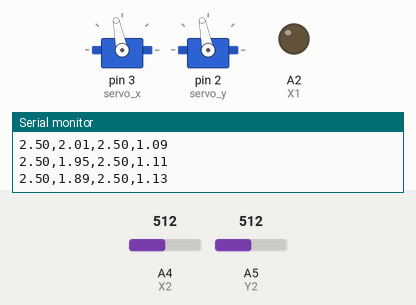
Bench run of a sketch on a simulated Arduino Uno, built with avr-gcc and run on an emulated ATmega328P. Parts: 2 × servo, output pins drawn as LEDs (lit = HIGH), the last lines printed to the serial monitor. The inputs (shaded band) are chosen by the test bench; at power-on: A4 (X2) = 512, A5 (Y2) = 512.

Above: at 1.2 s.
1.3 s: A4 (X2) set to 716
At 1.66 s:
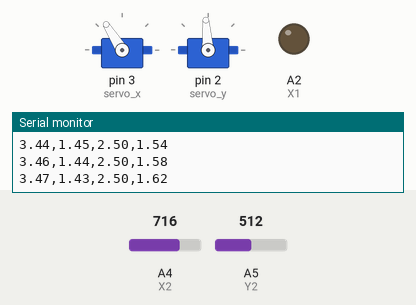
4.3 s: A5 (Y2) set to 170
At 4.69 s:
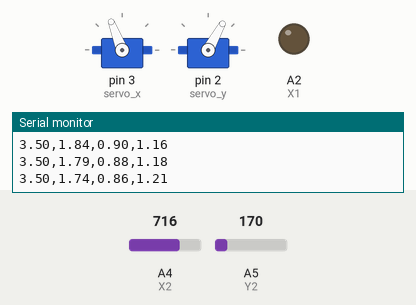
7.3 s: A5 (Y2) set to 50
At 9.53 s:
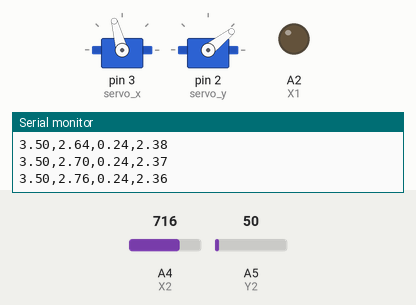
10.3 s: A4 (X2) set to 900
At 11.95 s:
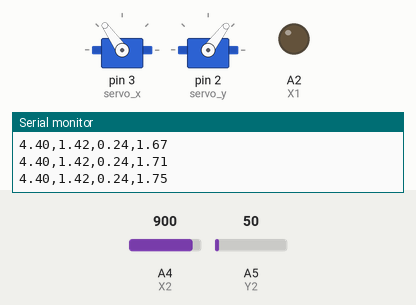
13.3 s: A4 (X2) set to 511
16.3 s: A5 (Y2) set to 306
Timing chart, 0 to 20.3 s (numbered marks = the images above; inputs shaded):
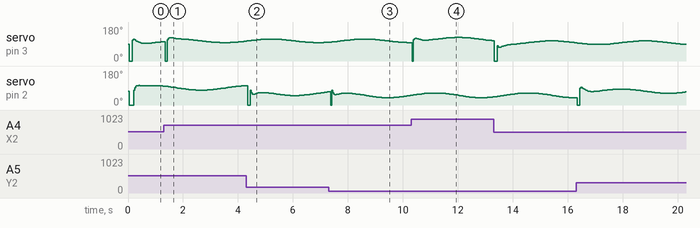

The sketch:

LQR.ino
```cpp
#include <Servo.h>


Servo servo_x;  // create servo object to control a servo
Servo servo_y;

const int X1=A2,Y1=A3,X2=A4,Y2=A5;

boolean touch();
float x_cord=0,y_cord=0;
float x_cord_o=550,y_cord_o=475;
float alpha=0.3;//0.290
float alpha_y=0.3;
float s=0;
float p=0;

float s_old;
float p_old;
int delay1=15;
int in=2;/////////////////////////////////////////////////////////////////webadas/////////////////////////////////////
float in_x=92;
float in_y=85;

float Velx=0;
float Vely=0;
float sw_x=0;
float sw_y=0;
float sw_x1=90;
float sw_y1=90;
float sw_x_o=0;
float sw_y_o=0;

float spx;
float spy;
float c=100;
unsigned long tiempo_A = 0;
unsigned long tiempo_B = 0;
unsigned long tiempoSegundos = 0;

unsigned long timeold;

void setup()
{
Serial.begin(115200);
servo_x.attach(3);
servo_y.attach(2);
  servo_x.write(88);
  servo_y.write(72);
  tiempo_A = millis();
}

void loop()
{
  while(touch()>0)
  {
    s=(alpha*x_cord)+((1-alpha)*s);
    p=(alpha_y*y_cord)+((1-alpha_y)*p);


    tiempo_B = millis();
    if(tiempo_B > (tiempo_A+30)){  //Si ha pasado 2 segundos ejecuta el IF
        tiempo_A = millis(); //Actualiza el tiempo actual
        c=c-1;
    }
    if (c<0){c=100;}
    spx=550+210*cos(3.1415*2*c/100);
    spy=500+100*sin(3.1415*2*c/100);

    if (in==1){
        spx=500;
        spy=400;
      }else{
        spx=500+210*cos(3.1415*2*c/100);
        spy=350+140*sin(3.1415*2*c/100);}
///////////////////////////////////////////////////////
       Serial.print((s*5)/1023);
        Serial.print(",");
        Serial.print((spx*5)/1023);//(550*5)/1023
        Serial.print(",");
        Serial.print((p*5)/1023);
        Serial.print(",");
        Serial.println((spy*5)/1023);//(600*5)/1023
                          ////
//////////////////////////////////////////////////////
    //////VELOCIDAD/////
    Velx = ((s-s_old)/490)*(1/((2*delay1)/1000));
    Vely = ((p-p_old)/380)*(1/((2*delay1)/1000));
//
    p_old=p;
    s_old=s;
    ////////////////LQR///////////////
    sw_x  =10*(-2.95*(((spx-s)/4900)) - 6.970*Velx);
    sw_y  =10*(-5*(((spy-p)/3800)) - 10*Vely);


    sw_x= 180/3.1415*asin((0.148*(sin(3.1415*(sw_x)/180)))/0.02);
    sw_y= 180/3.1415*asin((0.124*(sin(3.1415*(sw_y)/180)))/0.02);
    if(abs(sw_x-sw_x_o)>60){sw_x=sw_x_o;sw_x_o=sw_x;}
    if(abs(sw_y-sw_y_o)>60){sw_y=sw_y_o;sw_y_o=sw_y;}


    sw_x1=(0.3*(sw_x*100))+int((0.7)*sw_x1);
    sw_y1=(0.3*(sw_y*100))+int((0.7)*sw_y1);

    sw_x=97.2+sw_x1/100;
    sw_y=77.3+sw_y1/100;

    if (sw_x<=35){
      sw_x=38;}
    if (sw_y<=0){
      sw_y=0;
    }
    if (sw_y>=125){
      sw_y=125;
    }


    if (sw_x>=180){
      sw_x=180;
    }

  //Serial.println(sw_x);
    servo_x.write(sw_x);
    servo_y.write(sw_y);
  }
}

boolean touch()
     {
      boolean touch1=false;

      pinMode(X1,OUTPUT);
      pinMode(X2,OUTPUT);
      pinMode(Y1,INPUT);
      pinMode(Y2,INPUT);
      digitalWrite(X1,LOW);
      digitalWrite(X2,HIGH);

      y_cord=analogRead(Y2);

     digitalWrite(X1,LOW);
      digitalWrite(X2,LOW);
       delay(15);

      pinMode(Y1,OUTPUT);
      pinMode(Y2,OUTPUT);
      pinMode(X1,INPUT);
      pinMode(X2,INPUT);

      digitalWrite(Y1,LOW);
      digitalWrite(Y2,HIGH);


      x_cord=analogRead(X2);

      digitalWrite(Y1,LOW);
      digitalWrite(Y2,LOW);
      delay(15);
      if(x_cord>0 && x_cord<1000 && y_cord>0 && y_cord<1000)
       touch1=true;

      return touch1;
     }
```
